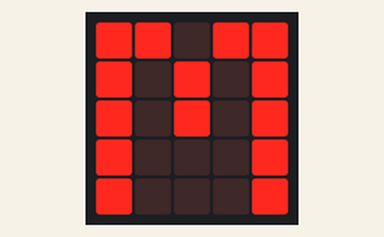
Recording of a program running on a simulated BBC micro:bit (MakeCode). On the bench: the board's 5×5 LED display.

Above: at 0.1 s.
At 1.3 s:
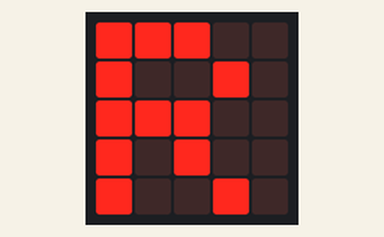
At 1.9 s:
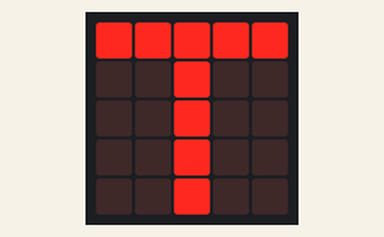
At 2.5 s:
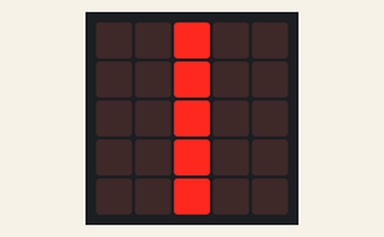
At 3.1 s:
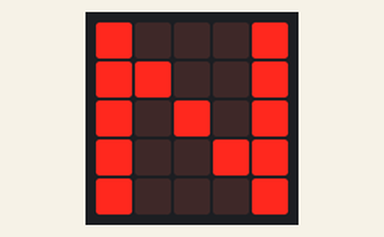
At 3.7 s:
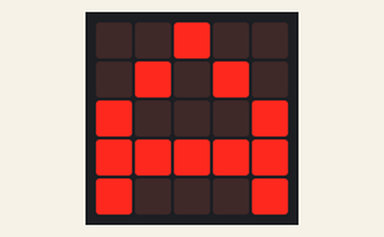

The program:

main.ts
```typescript
basic.forever(function () {
    basic.showLeds(`
        # # . # #
        # . # . #
        # . # . #
        # . . . #
        # . . . #
        `)
    basic.pause(200)
    basic.showLeds(`
        . . # . .
        . # . # .
        # . . . #
        # # # # #
        # . . . #
        `)
    basic.pause(200)
    basic.showLeds(`
        # # # . .
        # . . # .
        # # # . .
        # . # . .
        # . . # .
        `)
    basic.pause(200)
    basic.showLeds(`
        # # # # #
        . . # . .
        . . # . .
        . . # . .
        . . # . .
        `)
    basic.pause(200)
    basic.showLeds(`
        . . # . .
        . . # . .
        . . # . .
        . . # . .
        . . # . .
        `)
    basic.pause(200)
    basic.showLeds(`
        # . . . #
        # # . . #
        # . # . #
        # . . # #
        # . . . #
        `)
    basic.pause(200)
    basic.showLeds(`
        . . # . .
        . # . # .
        # . . . #
        # # # # #
        # . . . #
        `)
    basic.pause(200)
})
```

test.ts
```typescript
// aquí va el archivo "tests"; esto no se compilará cuando este paquete se utilice como una extensión.
```

Measured:
- by itself, everything shown: repeats every 4.2 s, in 7 steps
- what the display in image 1 shows lasts 0.6 s, from 1.2 s to 1.8 s
